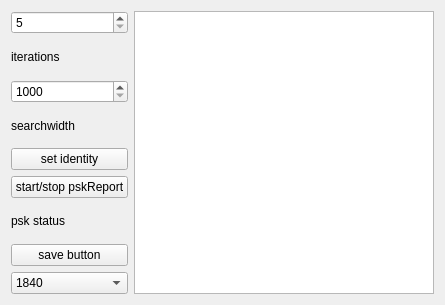
<?xml version="1.0" encoding="UTF-8"?>
<ui version="4.0">
 <class>ft8_widget</class>
 <widget class="QWidget" name="ft8_widget">
  <property name="geometry">
   <rect>
    <x>0</x>
    <y>0</y>
    <width>445</width>
    <height>305</height>
   </rect>
  </property>
  <property name="windowTitle">
   <string>ft8 decoder</string>
  </property>
  <layout class="QHBoxLayout" name="horizontalLayout">
   <item>
    <layout class="QVBoxLayout" name="verticalLayout">
     <item>
      <widget class="QSpinBox" name="iterationSelector">
       <property name="toolTip">
        <string>&lt;html&gt;&lt;head/&gt;&lt;body&gt;&lt;p&gt;Select the maximum number of iterations for the ldpc decoder&lt;/p&gt;&lt;p&gt;&lt;br/&gt;&lt;/p&gt;&lt;/body&gt;&lt;/html&gt;</string>
       </property>
       <property name="minimum">
        <number>5</number>
       </property>
       <property name="maximum">
        <number>83</number>
       </property>
       <property name="singleStep">
        <number>1</number>
       </property>
      </widget>
     </item>
     <item>
      <widget class="QLabel" name="label">
       <property name="text">
        <string>iterations</string>
       </property>
      </widget>
     </item>
     <item>
      <widget class="QSpinBox" name="spectrumwidthSelector">
       <property name="minimum">
        <number>1000</number>
       </property>
       <property name="maximum">
        <number>5500</number>
       </property>
       <property name="singleStep">
        <number>100</number>
       </property>
      </widget>
     </item>
     <item>
      <widget class="QLabel" name="label_3">
       <property name="text">
        <string>searchwidth</string>
       </property>
      </widget>
     </item>
     <item>
      <widget class="QPushButton" name="identityButton">
       <property name="text">
        <string>set identity</string>
       </property>
      </widget>
     </item>
     <item>
      <widget class="QPushButton" name="pskReporterButton">
       <property name="text">
        <string>start/stop pskReport</string>
       </property>
      </widget>
     </item>
     <item>
      <widget class="QLabel" name="pskStatus">
       <property name="text">
        <string>psk status</string>
       </property>
      </widget>
     </item>
     <item>
      <widget class="QPushButton" name="filesaveButton">
       <property name="text">
        <string>save button</string>
       </property>
      </widget>
     </item>
     <item>
      <widget class="QComboBox" name="presetFrequencies">
       <item>
        <property name="text">
         <string>1840</string>
        </property>
       </item>
       <item>
        <property name="text">
         <string>3753</string>
        </property>
       </item>
       <item>
        <property name="text">
         <string>5357</string>
        </property>
       </item>
       <item>
        <property name="text">
         <string>7056</string>
        </property>
       </item>
       <item>
        <property name="text">
         <string>7071</string>
        </property>
       </item>
       <item>
        <property name="text">
         <string>7074</string>
        </property>
       </item>
       <item>
        <property name="text">
         <string>10130</string>
        </property>
       </item>
       <item>
        <property name="text">
         <string>10132</string>
        </property>
       </item>
       <item>
        <property name="text">
         <string>10136</string>
        </property>
       </item>
       <item>
        <property name="text">
         <string>14074</string>
        </property>
       </item>
       <item>
        <property name="text">
         <string>14090</string>
        </property>
       </item>
       <item>
        <property name="text">
         <string>18100</string>
        </property>
       </item>
       <item>
        <property name="text">
         <string>18104</string>
        </property>
       </item>
       <item>
        <property name="text">
         <string>21704</string>
        </property>
       </item>
       <item>
        <property name="text">
         <string>21091</string>
        </property>
       </item>
       <item>
        <property name="text">
         <string>24915</string>
        </property>
       </item>
       <item>
        <property name="text">
         <string>28074</string>
        </property>
       </item>
       <item>
        <property name="text">
         <string>50310</string>
        </property>
       </item>
       <item>
        <property name="text">
         <string>50313</string>
        </property>
       </item>
       <item>
        <property name="text">
         <string>50323</string>
        </property>
       </item>
       <item>
        <property name="text">
         <string>50328</string>
        </property>
       </item>
       <item>
        <property name="text">
         <string>70100</string>
        </property>
       </item>
       <item>
        <property name="text">
         <string>144174</string>
        </property>
       </item>
       <item>
        <property name="text">
         <string>222065</string>
        </property>
       </item>
       <item>
        <property name="text">
         <string>432065</string>
        </property>
       </item>
      </widget>
     </item>
    </layout>
   </item>
   <item>
    <widget class="QListView" name="display"/>
   </item>
  </layout>
 </widget>
 <resources/>
 <connections/>
</ui>
